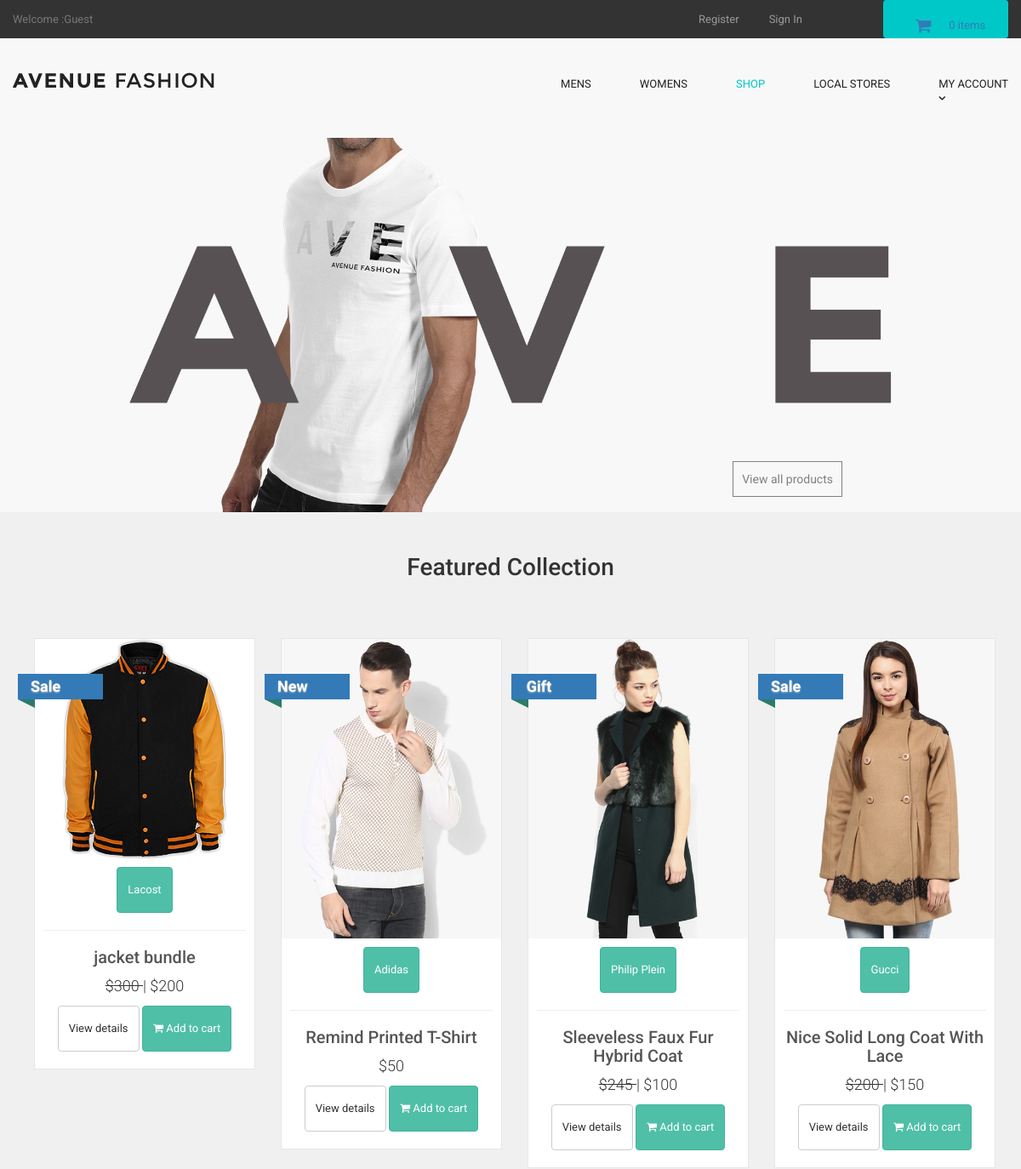
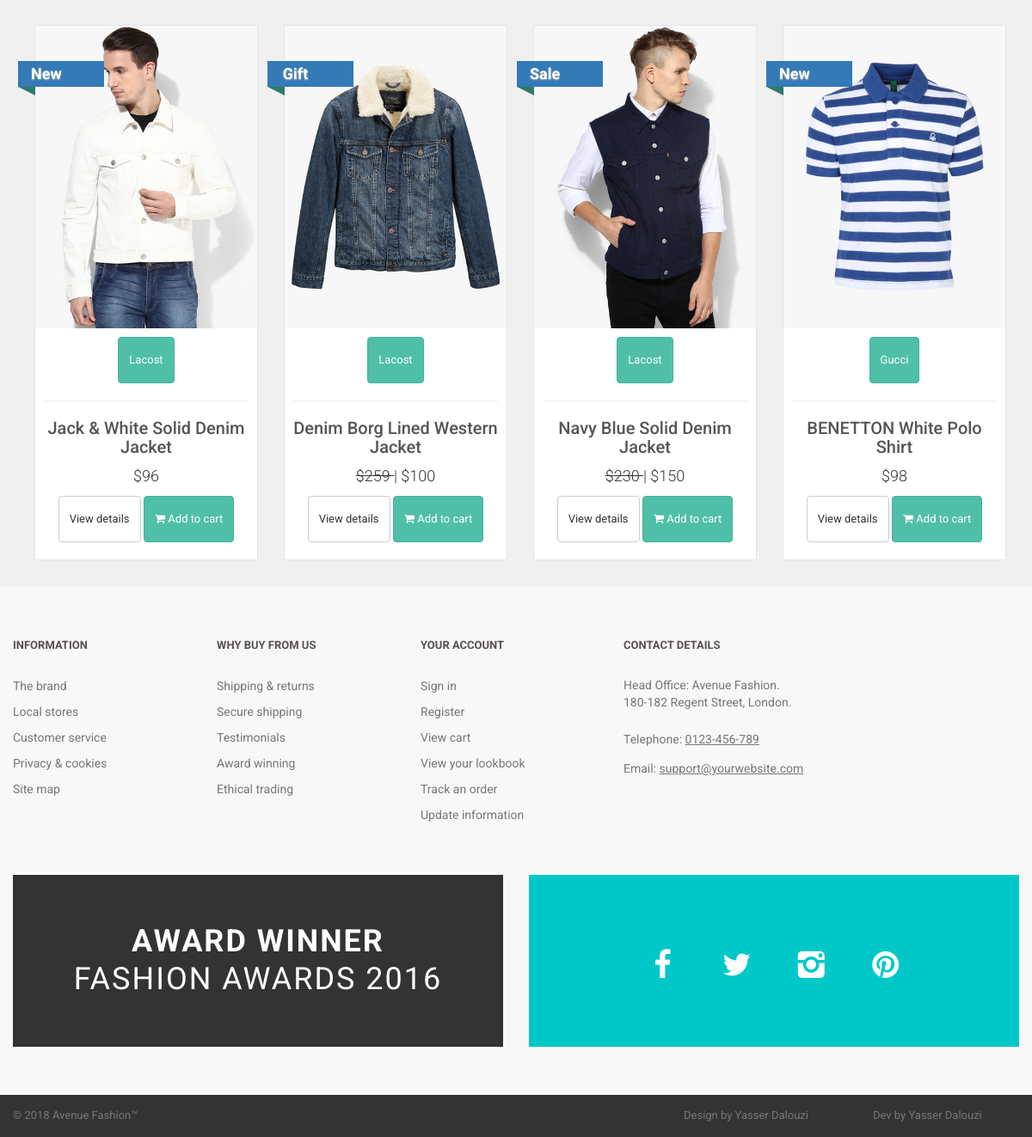
The page / on the database its author committed (2 pictures, top to bottom).
### tables this page shows
CREATE TABLE `products` (
  `product_id` int(10) NOT NULL,
  `p_cat_id` int(10) NOT NULL,
  `cat_id` int(10) NOT NULL,
  `manufacturer_id` int(10) NOT NULL,
  `date` timestamp NOT NULL DEFAULT CURRENT_TIMESTAMP ON UPDATE CURRENT_TIMESTAMP,
  `product_title` text NOT NULL,
  `product_url` text NOT NULL,
  `product_img1` text NOT NULL,
  `product_img2` text NOT NULL,
  `product_img3` text NOT NULL,
  `product_price` int(10) NOT NULL,
  `product_psp_price` int(100) NOT NULL,
  `product_desc` text NOT NULL,
  `product_features` text NOT NULL,
  `product_video` text NOT NULL,
  `product_keywords` text NOT NULL,
  `product_label` text NOT NULL,
  `status` varchar(255) NOT NULL
);

CREATE TABLE `manufacturers` (
  `manufacturer_id` int(10) NOT NULL,
  `manufacturer_title` text NOT NULL,
  `manufacturer_top` text NOT NULL,
  `manufacturer_image` text NOT NULL
);

### functions/functions.php (the view, shortened to what this page needs)
<?php
$db = mysqli_connect("localhost","root","root","ecom_store");
function getRealUserIp(){
    switch(true){
      default : return $_SERVER['REMOTE_ADDR'];
    }
 }
function items(){
global $db;
$ip_add = getRealUserIp();
$get_items = "select * from cart where ip_add='$ip_add'";
$run_items = mysqli_query($db,$get_items);
$count_items = mysqli_num_rows($run_items);
echo $count_items;
}
function getPro(){
global $db;
$get_products = "select * from products order by 1 DESC LIMIT 0,8";
$run_products = mysqli_query($db,$get_products);
while($row_products=mysqli_fetch_array($run_products)){
$pro_title = $row_products['product_title'];
$pro_price = $row_products['product_price'];
$pro_img1 = $row_products['product_img1'];
$pro_label = $row_products['product_label'];
$manufacturer_id = $row_products['manufacturer_id'];
$get_manufacturer = "select * from manufacturers where manufacturer_id='$manufacturer_id'";
$run_manufacturer = mysqli_query($db,$get_manufacturer);
$row_manufacturer = mysqli_fetch_array($run_manufacturer);
$manufacturer_name = $row_manufacturer['manufacturer_title'];
$pro_psp_price = $row_products['product_psp_price'];
$pro_url = $row_products['product_url'];
if($pro_label == "Sale" or $pro_label == "Gift"){
$product_price = "<del> $$pro_price </del>";
$product_psp_price = "| $$pro_psp_price";
}
else{
$product_psp_price = "";
$product_price = "$$pro_price";
}
if($pro_label == ""){
}
else{
$product_label = "
<a class='label sale' href='#' style='color:black;'>
<div class='thelabel'>$pro_label</div>
<div class='label-background'> </div>
</a>
";
}
echo "
<div class='col-md-4 col-sm-6 single' >
<div class='product' >
<a href='$pro_url' >
<img src='admin_area/product_images/$pro_img1' class='img-responsive' >
</a>
<div class='text' >
<center>
<p class='btn btn-primary'> $manufacturer_name </p>
</center>
<hr>
<h3><a href='$pro_url' >$pro_title</a></h3>
<p class='price' > $product_price $product_psp_price </p>
<p class='buttons' >
<a href='$pro_url' class='btn btn-default' >View details</a>
<a href='$pro_url' class='btn btn-primary'>
<i class='fa fa-shopping-cart'></i> Add to cart
</a>
</p>
</div>
$product_label
</div>
</div>
";
}
}
?>

### includes/header.php (shortened to what this page needs)
<!DOCTYPE html>
<html lang="en">
<head>
  <link href="styles/bootstrap.min.css" rel="stylesheet">
  <link href="styles/backend.css" rel="stylesheet">
  <link href="styles/style.css" rel="stylesheet">
  <link href="font-awesome/css/font-awesome.min.css" rel="stylesheet">

### includes/main.php (shortened to what this page needs)
</head>
<body>
  <header class="page-header">
    <div class="page-header__topline">
      <div class="container clearfix">
        <div class="currency">
          <a class="currency__change" href="customer/my_account.php?my_orders">
          <?php
          if(!isset($_SESSION['customer_email'])){
          echo "Welcome :Guest";
          }
          else
          {
              echo "Welcome : " . $_SESSION['customer_email'] . "";
            }
?>
          </a>
        </div>
        <div class="basket">
          <a href="cart.php" class="btn btn--basket">
            <i class="icon-basket"></i>
            <?php items(); ?> items
          </a>
        </div>
        <ul class="login">
<li class="login__item">
<?php
if(!isset($_SESSION['customer_email'])){
  echo '<a href="customer_register.php" class="login__link">Register</a>';
}
  else
  {
      echo '<a href="my_account.php?my_orders" class="login__link">My Account</a>';
  }
?>
</li>
<li class="login__item">
<?php
if(!isset($_SESSION['customer_email'])){
  echo '<a href="checkout.php" class="login__link">Sign In</a>';
}
  else
  {
      echo '<a href="../logout.php" class="login__link">Log out</a>';
  }
?>
</li>
</ul>
      </div>
    </div>
    <div class="page-header__bottomline">
      <div class="container clearfix">
        <div class="logo">
          <a class="logo__link" href="index.php">
            <img class="logo__img" src="images/logo.png" alt="Avenue fashion logotype" width="237" height="19">
          </a>
        </div>
        <nav class="main-nav">
          <ul class="categories">
            <li class="categories__item">
              <a class="categories__link" href="#">
                Mens
              </a>
              </li>
            <li class="categories__item">
              <a class="categories__link" href="#">
                Womens
              </a>
            </li>
            <li class="categories__item">
              <a class="categories__link categories__link--active" href="shop.php">
                Shop
              </a>
            </li>
            <li class="categories__item">
              <a class="categories__link" href="localstore.php">
                Local Stores
              </a>
            </li>
          <li class="categories__item">
              <a class="categories__link" href="customer/my_account.php?my_orders">
                My Account
                <i class="icon-down-open-1"></i>
              </a>
            </li>
          </ul>
        </nav>
      </div>
    </div>
  </header>

### index.php (shortened to what this page needs)
<?php
include("includes/header.php");
include("functions/functions.php");
include("includes/main.php");
?>
  <main>
    <div class="hero">
      <a href="shop.php" class="btn1">View all products
</a>
    </div>
    <div class="wrapper">
            <h1>Featured Collection<h1>
      </div>
    <div id="content" class="container">
    <div class="row">
    <?php
    getPro();
    ?>
    </div>
    </div>
    <footer class="page-footer">
      <div class="footer-nav">
        <div class="container clearfix">
          <div class="footer-nav__col footer-nav__col--info">
            <div class="footer-nav__heading">Information</div>
            <ul class="footer-nav__list">
              <li class="footer-nav__item">
                <a href="#" class="footer-nav__link">The brand</a>
              </li>
              <li class="footer-nav__item">
                <a href="#" class="footer-nav__link">Local stores</a>
              </li>
              <li class="footer-nav__item">
                <a href="#" class="footer-nav__link">Customer service</a>
              </li>
              <li class="footer-nav__item">
                <a href="#" class="footer-nav__link">Privacy &amp; cookies</a>
              </li>
              <li class="footer-nav__item">
                <a href="#" class="footer-nav__link">Site map</a>
              </li>
            </ul>
          </div>
          <div class="footer-nav__col footer-nav__col--whybuy">
            <div class="footer-nav__heading">Why buy from us</div>
            <ul class="footer-nav__list">
              <li class="footer-nav__item">
                <a href="#" class="footer-nav__link">Shipping &amp; returns</a>
              </li>
              <li class="footer-nav__item">
                <a href="#" class="footer-nav__link">Secure shipping</a>
              </li>
              <li class="footer-nav__item">
                <a href="#" class="footer-nav__link">Testimonials</a>
              </li>
              <li class="footer-nav__item">
                <a href="#" class="footer-nav__link">Award winning</a>
              </li>
              <li class="footer-nav__item">
                <a href="#" class="footer-nav__link">Ethical trading</a>
              </li>
            </ul>
          </div>
          <div class="footer-nav__col footer-nav__col--account">
            <div class="footer-nav__heading">Your account</div>
            <ul class="footer-nav__list">
              <li class="footer-nav__item">
                <a href="#" class="footer-nav__link">Sign in</a>
              </li>
              <li class="footer-nav__item">
                <a href="#" class="footer-nav__link">Register</a>
              </li>
              <li class="footer-nav__item">
                <a href="#" class="footer-nav__link">View cart</a>
              </li>
              <li class="footer-nav__item">
                <a href="#" class="footer-nav__link">View your lookbook</a>
              </li>
              <li class="footer-nav__item">
                <a href="#" class="footer-nav__link">Track an order</a>
              </li>
              <li class="footer-nav__item">
                <a href="#" class="footer-nav__link">Update information</a>
              </li>
            </ul>
          </div>
          <div class="footer-nav__col footer-nav__col--contacts">
            <div class="footer-nav__heading">Contact details</div>
            <address class="address">
            Head Office: Avenue Fashion.<br>
            180-182 Regent Street, London.
          </address>
            <div class="phone">
              Telephone:
              <a class="phone__number" href="tel:0123456789">0123-456-789</a>
            </div>
            <div class="email">
              Email:
              <a href="mailto:support@yourwebsite.com" class="email__addr">support@yourwebsite.com</a>
            </div>
          </div>
        </div>
      </div>
      <div class="banners">
        <div class="container clearfix">
          <div class="banner-award">
            <span>Award winner</span><br> Fashion awards 2016
          </div>
          <div class="banner-social">
            <a href="#" class="banner-social__link">
            <i class="icon-facebook"></i>
          </a>
            <a href="#" class="banner-social__link">
            <i class="icon-twitter"></i>
          </a>
            <a href="#" class="banner-social__link">
            <i class="icon-instagram"></i>
          </a>
            <a href="#" class="banner-social__link">
            <i class="icon-pinterest-circled"></i>
          </a>
          </div>
        </div>
      </div>
      <div class="page-footer__subline">
        <div class="container clearfix">
          <div class="copyright">
            &copy; 2018 Avenue Fashion&trade;
          </div>
          <div class="developer">
            Dev by Yasser Dalouzi
          </div>
          <div class="designby">
            Design by Yasser Dalouzi
          </div>
        </div>
      </div>
    </footer>
</body>
</html>

### styles/style.css (style rules this page uses)
body { font-family: "Roboto", Helvetica, Arial, sans-serif; font-size: 14px; line-height: 1.42857143; color: #333333; background-color: #f0f0f0; overflow-x: hidden; }
.btn-primary { color:rgb(255, 255, 255); background-color:rgb(79, 191, 168); border-color:rgb(65, 179, 156); }
#content { padding-left:25px; }
.single { width:290px; }
#content .product { background:#fff; border: solid 1px #e6e6e6; box-sizing: border-box; margin-bottom: 30px; }
#content .product .text p.price { font-size:18px; text-align:center; font-weight:300; }
#content .product .text .buttons { clear:both; text-align:center; }
#content .product .text h3 { text-align:center; font-size:20px; }
#content .product .text h3 a { color:rgb(85, 85, 85); }
#content .product .text { padding:10px 10px 0px; }
#content .product .text .buttons .btn { margin-bottom:10px; }
.label { text-decoration : none; position: absolute; top: 50px; padding-left:51px; z-index: 20; }
.label .thelabel { position: relative; width: 100px; padding: 6px 50px 6px 15px; margin: 40px 50px 10px -71px; color: #fff; font-size:18px; font-weight:bold; background-color: #337ab7; text-shadow: 0px 1px 2px #bbb ; }
.label .thelabel:before, .label .thelabel:after { content: ''; position: absolute; width:0; height:0; }
.label .thelabel:after { left: 0px; top: 100%; border-width : 5px 10px; border-style: solid; border-color: #2d7b6b #2d7b6b transparent transparent; }
.label.sale { top: 0; }

### rows shown on the page
products: product_img1 (picture), manufacturer.manufacturer_title "Lacost", product_title "jacket bundle", product_price "300", product_psp_price "| $200", product_label "Sale"
products: product_img1 (picture), manufacturer.manufacturer_title "Adidas", product_title "Remind Printed T-Shirt", product_price "$50", product_label "New"
products: product_img1 (picture), manufacturer.manufacturer_title "Philip Plein", product_title "Sleeveless Faux Fur Hybrid Coat", product_price "245", product_psp_price "| $100", product_label "Gift"
products: product_img1 (picture), manufacturer.manufacturer_title "Gucci", product_title "Nice Solid Long Coat With Lace", product_price "200", product_psp_price "| $150", product_label "Sale"
products: product_img1 (picture), manufacturer.manufacturer_title "Lacost", product_title "Jack & White Solid Denim Jacket", product_price "$96", product_label "New"
products: product_img1 (picture), manufacturer.manufacturer_title "Lacost", product_title "Denim Borg Lined Western Jacket", product_price "259", product_psp_price "| $100", product_label "Gift"
products: product_img1 (picture), manufacturer.manufacturer_title "Lacost", product_title "Navy Blue Solid Denim Jacket", product_price "230", product_psp_price "| $150", product_label "Sale"
products: product_img1 (picture), manufacturer.manufacturer_title "Gucci", product_title "BENETTON White Polo Shirt", product_price "$98", product_label "New"

### other values the page prints
$count_items "0"
